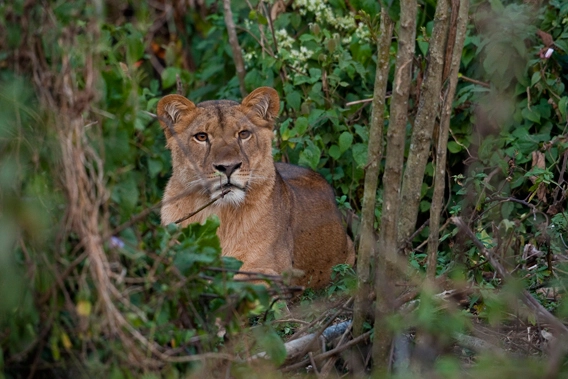
#> input picture pic2/006.jpg, 568 x 379 px, found by its file name
$ jupyter execute --allow-errors machinevision2-3.ipynb
#> lines starting #> are read from the running program, lines starting #| are printed output that depends on the picture
[cell 1]
import cv2
import numpy as np
import matplotlib.pyplot as plt

[cell 2]
image=cv2.imread(r"C:\Users\Student\Desktop\pic2\006.jpg")
#> image is the input picture: shape (379, 568, 3); mean B, G, R 53.8, 76.4, 73.6
new_image=np.zeros(image.shape,image.dtype)
alpha=float(input("Enter a alpha values"))
#> the answer given: 3
beta=int(input("enter beta values"))
#> the answer given: 3
new_image=cv2.convertScaleAbs(image,alpha=alpha,beta=beta)
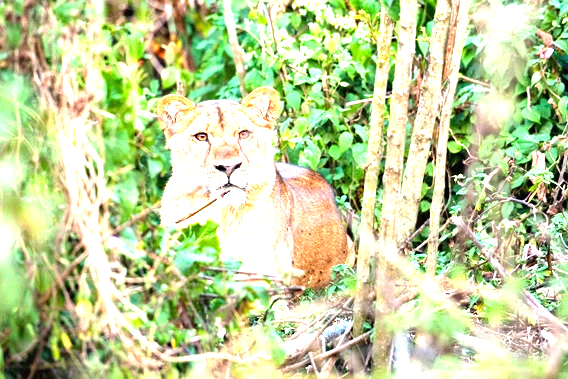
#> new_image: shape (379, 568, 3); mean B, G, R 156.5, 208.8, 195.2
plt.figure(figsize=[15,5])
plt.subplot(121);plt.imshow(image[...,::-1]);plt.title("original")
plt.subplot(122);plt.imshow(new_image[...,::-1]);plt.title("new_image")
plt.show()
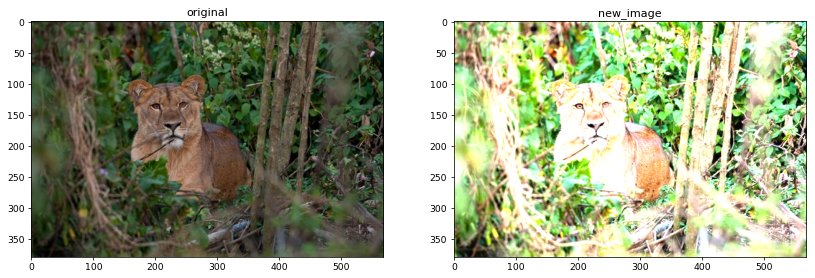
#> figure drawn by matplotlib, 2 panels
#0.5,10

#> (a cell that did not finish here is left out)

[cell 4]
a=np.array([[1,3,6],[2,4,7]])
a.ravel()

[cell 5]
gray_image=cv2.cvtColor(image,cv2.COLOR_BGR2GRAY)
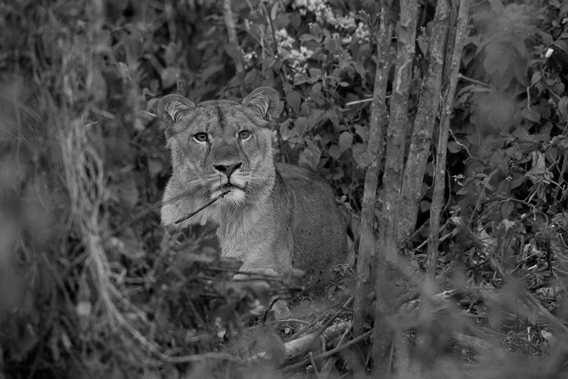
#> gray_image: shape (379, 568); min 0, max 221, mean 73
gray_new_image=cv2.cvtColor(new_image,cv2.COLOR_BGR2GRAY)
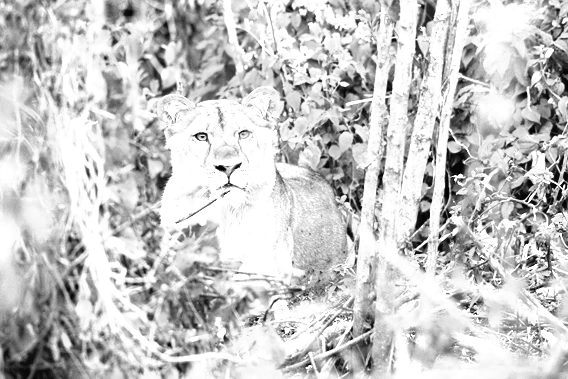
#> gray_new_image: shape (379, 568); min 3, max 255, mean 198.8
#> (the rest of this cell did not finish here and is left out)

$ run again, with pic2/000.jpg copied over pic2/006.jpg
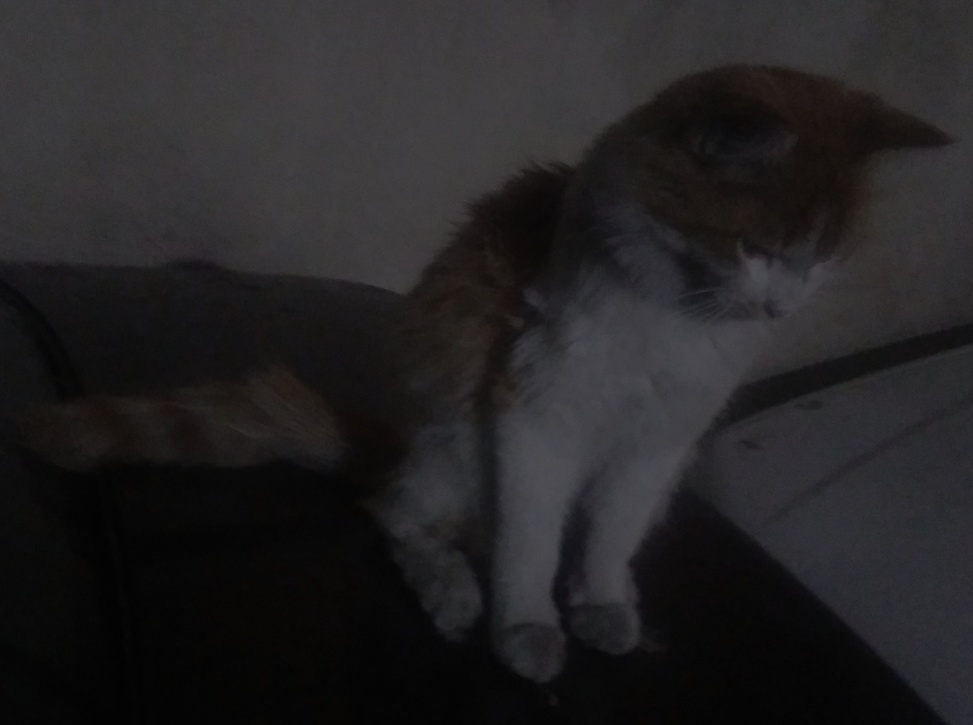
#> input picture pic2/000.jpg, 973 x 725 px, shrunk from 2168 x 1616 before the run, found by its file name
#> image is the input picture: shape (725, 973, 3); mean B, G, R 35.9, 34.7, 35.9
#> `new_image=cv2.convertScaleAbs(image,alpha=alpha,beta=beta)`:
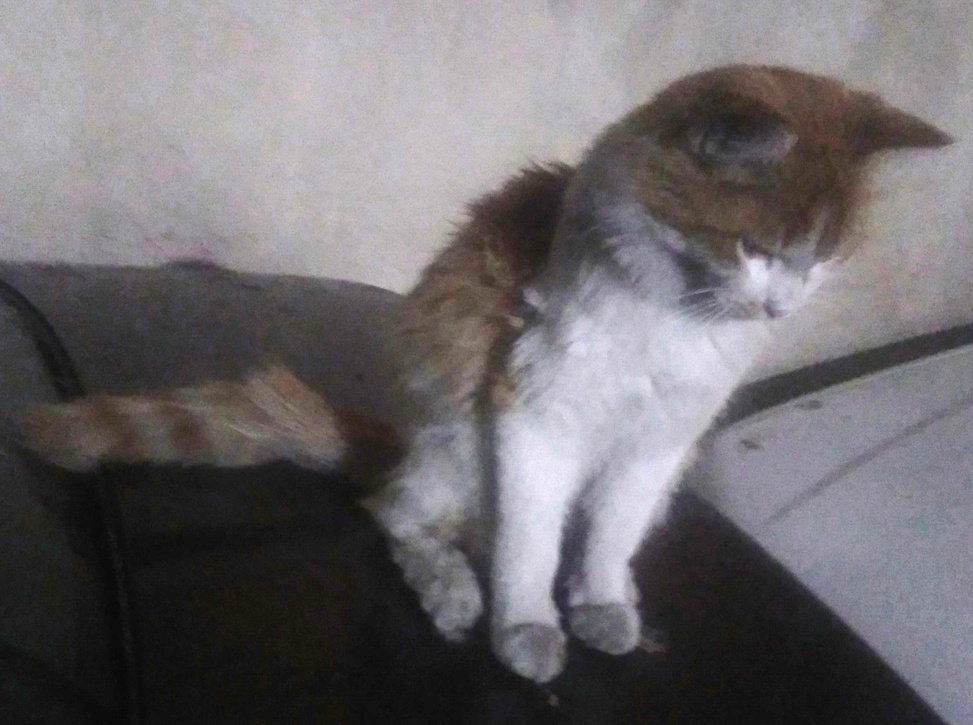
#> new_image: shape (725, 973, 3); mean B, G, R 110.8, 107, 110.8
#> `plt.show()`:
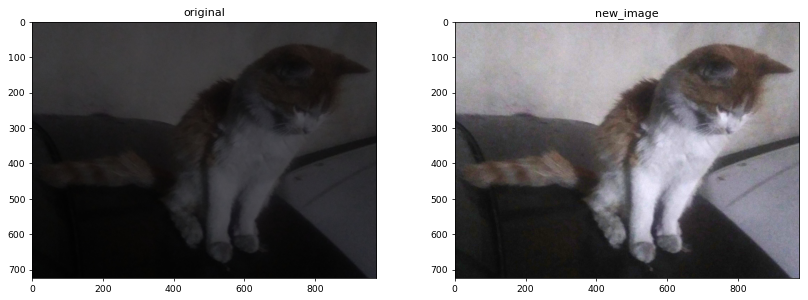
#> figure drawn by matplotlib, 2 panels

$ run again, with pic2/001.jpg copied over pic2/006.jpg
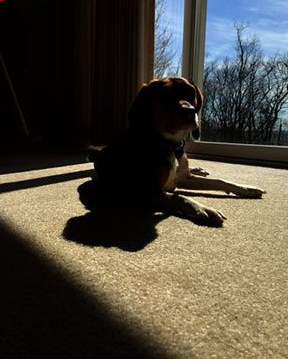
#> input picture pic2/001.jpg, 288 x 359 px, found by its file name
#> image is the input picture: shape (359, 288, 3); mean B, G, R 60.4, 72.1, 77
#> `plt.show()`:
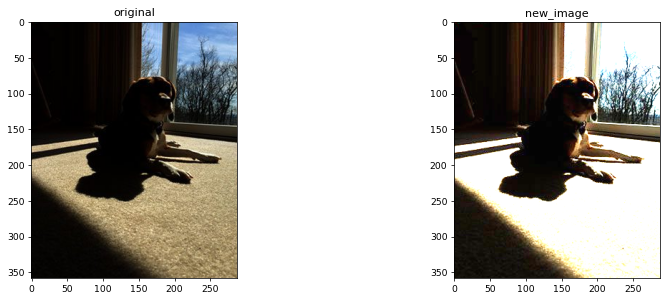
#> figure drawn by matplotlib, 2 panels
#> `gray_new_image=cv2.cvtColor(new_image,cv2.COLOR_BGR2GRAY)`:
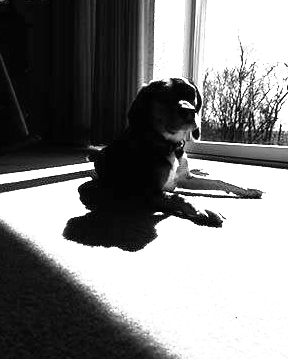
#> gray_new_image: shape (359, 288); min 3, max 255, mean 129.3
